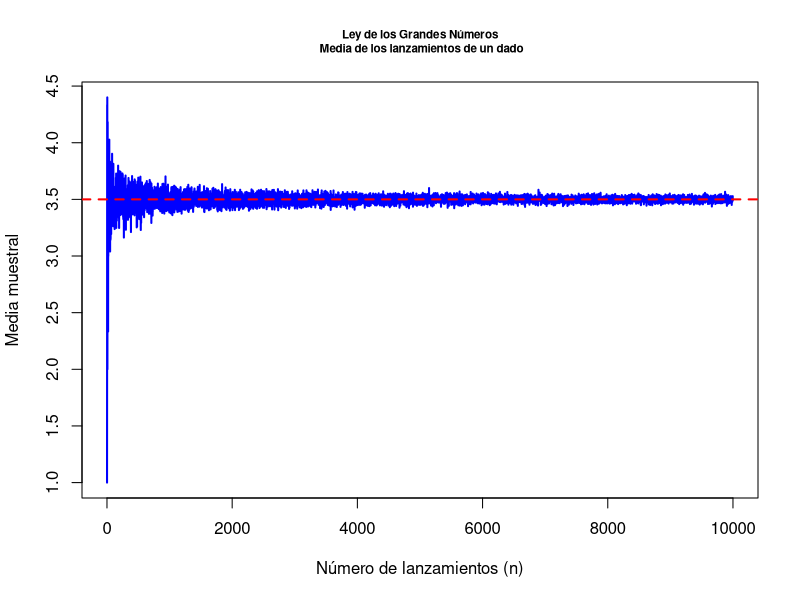

Generate this figure with R: (Note: this script raises an error after producing the figure.)
## ---- chunk 1
# Definir la función para simular lanzamientos de un dado
simular_dado <- function(max_n) {
  medias <- numeric(max_n)  # Vector para almacenar las medias muestrales
  for (n in 1:max_n) {
    lanzamientos <- sample(1:6, n, replace = TRUE)  # Lanzar el dado n veces
    medias[n] <- mean(lanzamientos)  # Calcular la media de los lanzamientos
  }
  return(medias)
}

# Simular para un tamaño máximo de muestra de 10000 lanzamientos
max_n <- 10000
medias <- simular_dado(max_n)

# Graficar las medias muestrales a medida que n aumenta
png("images/LLN1.png")
plot(1:max_n, medias, type = "l", col = "blue", lwd = 2,
     xlab = "Número de lanzamientos (n)", ylab = "Media muestral",
     main = "Ley de los Grandes Números\n Media de los lanzamientos de un dado", cex.main=0.7)
abline(h = 3.5, col = "red", lwd = 2, lty = 2)  # Línea horizontal en 3.5
dev.off()
## ---- chunk 2
knitr::include_graphics("images/LLN1.png",rel_path = TRUE)
## ---- chunk 3
# Parámetros de la distribución binomial
n <- 1000  # Número de ensayos
p <- 0.5   # Probabilidad de éxito
size <- 10000  # Número de simulaciones

# Generar una variable aleatoria binomial
binomial_sample <- rbinom(size, n, p)

# Estimación de la media y la desviación estándar de la distribución binomial
mean_binom <- n * p
sd_binom <- sqrt(n * p * (1 - p))

# Generar la distribución normal aproximada
normal_sample <- rnorm(size, mean = mean_binom, sd = sd_binom)

# Graficar los histogramas de la binomial y la normal
par(mfrow = c(1, 2))  # Organizar gráficos en dos paneles

# Histograma de la muestra binomial
hist(binomial_sample, breaks = 50, probability = TRUE, 
     col = rgb(0, 0, 1, 0.5), xlim = c(0, n), 
     main = "Distribución Binomial", xlab = "Valor", 
     ylab = "Densidad")
lines(density(binomial_sample), col = "blue", lwd = 2)

# Histograma de la distribución normal aproximada
hist(normal_sample, breaks = 50, probability = TRUE, 
     col = rgb(1, 0, 0, 0.5), xlim = c(0, n), 
     main = "Distribución Normal Aproximada", xlab = "Valor", 
     ylab = "Densidad")
lines(density(normal_sample), col = "red", lwd = 2)

## ---- chunk 4
# Parámetros de la simulación
num_simulaciones <- 10000  # Número de simulaciones
num_lanzamientos <- c(10, 100, 1000, 10000)  # Diferentes tamaños de muestra

# Función para simular la suma de las puntuaciones de un dado
simular_suma_dado <- function(n) {
  suma <- rowSums(matrix(sample(1:6, n * num_simulaciones, replace = TRUE), 
                        ncol = n))  # Simulación de las sumas
  return(suma)
}

# Graficar las distribuciones de las sumas para diferentes tamaños de muestra
par(mfrow = c(2, 2))  # Organizar gráficos en 2x2

for (n in num_lanzamientos) {
  suma_dado <- simular_suma_dado(n)
  # Histograma de la suma de las puntuaciones del dado
  hist(suma_dado, breaks = 50, probability = TRUE, 
       col = rgb(0, 0, 1, 0.5), xlim = c(min(suma_dado), max(suma_dado)), 
       main = paste("Suma de", n, "lanzamientos de un dado"), 
       xlab = "Suma de puntuaciones", ylab = "Densidad")
  # Superponer la curva de densidad normal (aproximación asintótica)
  mean_dado <- 3.5 * n  # Media esperada de la suma (media de un dado es 3.5)
  sd_dado <- sqrt(n * (35 / 12))  # Desviación estándar de la suma (varianza de un dado es 35/12)
  curve(dnorm(x, mean = mean_dado, sd = sd_dado), 
        col = "red", lwd = 2, add = TRUE)
}

